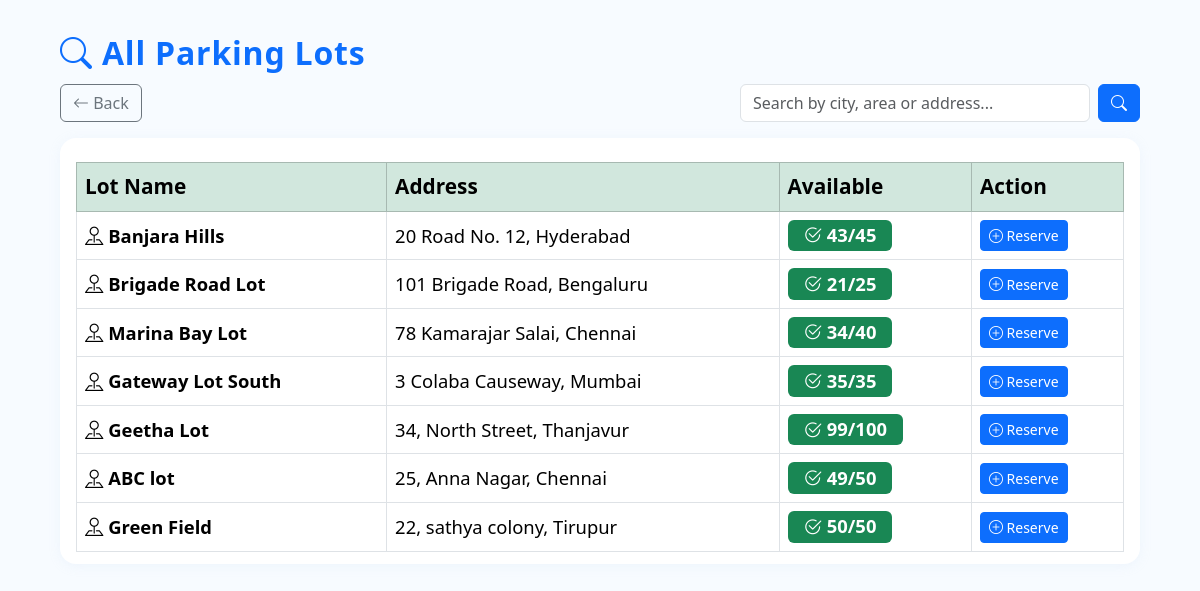
Screenshot of /user/search (signed in) with the database file from the repository.
### models/file1.py (models this page shows, shortened)
class ParkingLot(db.Model):
    __tablename__ = 'parking_lots'
    id = db.Column(db.Integer, primary_key=True)
    prime_location_name = db.Column(db.String(100), nullable=False)
    price = db.Column(db.Float, nullable=False)
    address = db.Column(db.String(200), nullable=False)
    pin_code = db.Column(db.String(10), nullable=False)
    maximum_number_of_spots = db.Column(db.Integer, nullable=False)
    spots = db.relationship('ParkingSpot', back_populates='lot', cascade="all, delete-orphan")

### controllers/user.py (the view)
@user_bp.route('/search', methods=['GET', 'POST'])
@login_required
def search():
    search_term = ""
    if request.method == 'POST':
        search_term = request.form.get('location', '').strip()
        if search_term:
            lots = ParkingLot.query.filter(
                (ParkingLot.address.ilike(f"%{search_term}%")) |
                (ParkingLot.prime_location_name.ilike(f"%{search_term}%"))
            ).all()
        else:
            lots = ParkingLot.query.all()
    else:
        lots = ParkingLot.query.all()   # On initial page load, show all lots
    return render_template('user_search.html', lots=lots, search_term=search_term)

### app.py (called while the page is built)
@login_manager.user_loader
def load_user(user_id):
    return User.query.get(int(user_id))

### templates/user_search.html (shortened to what this page needs)
<!doctype html>
<html lang="en">
<head>
  <link href="https://cdn.jsdelivr.net/npm/bootstrap@5.3.3/dist/css/bootstrap.min.css" rel="stylesheet" />
  <link href="https://cdn.jsdelivr.net/npm/bootstrap-icons@1.11.3/font/bootstrap-icons.min.css" rel="stylesheet" />
</head>
<body>
  <div class="main-wrap">
    <h2 class="text-primary">
      <i class="bi bi-search"></i>
      {% if search_term %}
        Search Results <span class="fs-6 text-dark">for "{{ search_term }}"</span>
      {% else %}
        All Parking Lots
      {% endif %}
    </h2>
    <div class="d-flex align-items-center justify-content-between mb-3 gap-2">
      <a href="{{ url_for('user.dashboard') }}" class="btn btn-outline-secondary">
        <i class="bi bi-arrow-left"></i> Back
      </a>
      <form method="post" action="{{ url_for('user.search') }}" class="d-flex gap-2 justify-content-end flex-grow-1">
        <input class="form-control search-bar" type="text" name="location"
               placeholder="Search by city, area or address..."
               value="{{ search_term or '' }}" required>
        <button class="btn btn-primary" type="submit"><i class="bi bi-search"></i></button>
      </form>
    </div>
    <div class="search-section">
      <div class="table-responsive">
        <table class="table table-hover table-bordered align-middle mb-0">
          <thead class="table-success">
            <tr style="font-size:1.13em;">
              <th>Lot Name</th>
              <th>Address</th>
              <th>Available</th>
              <th>Action</th>
            </tr>
          </thead>
          <tbody>
          {% if lots %}
            {% for lot in lots %}
              {% set available = lot.spots | selectattr('status', 'equalto', 'A') | list | length %}
              <tr>
                <td class="lotname"><i class="bi bi-pin-map"></i> {{ lot.prime_location_name }}</td>
                <td>{{ lot.address }}</td>
                <td>
                  {% if available > 0 %}
                    <span class="badge bg-success px-3">
                      <i class="bi bi-check2-circle"></i> {{ available }}/{{ lot.maximum_number_of_spots }}
                    </span>
                  {% else %}
                    <span class="badge bg-danger"><i class="bi bi-x-circle"></i> Full</span>
                  {% endif %}
                </td>
                <td>
                  {% if not active_res and available > 0 %}
                    <button class="btn btn-primary btn-sm" data-bs-toggle="modal" data-bs-target="#bookingModal{{ lot.id }}">
                      <i class="bi bi-plus-circle"></i> Reserve
                    </button>
                  {% else %}
                    <button class="btn btn-secondary btn-sm" disabled>
                      <i class="bi bi-dash-circle"></i> Reserve
                    </button>
                  {% endif %}
                </td>
              </tr>
            {% endfor %}
          {% endif %}
          </tbody>
        </table>
      </div>
    </div>
  </div>
</body>
</html>

### templates/user_search.html (style rules this page uses)
body { background: #f7fbff; }
.main-wrap { max-width: 90vw; margin: 0 auto; padding-bottom: 18px; }
h2 { font-size: 2rem; font-weight: 700; letter-spacing: 0.8px; margin: 34px 0 12px 0; }
.search-bar { max-width: 350px; min-width: 190px; }
.search-section { background: #fff; border-radius: 16px; box-shadow: 0 2px 12px #b9d0e825; padding: 24px 16px 12px 16px; margin-bottom: 20px; }
.table th,.table td { vertical-align: middle !important; font-size: 1.15em; }
.lotname { font-weight: 600; color: #1661a0; font-size:1.15em; }
.badge { font-size: 1em; }

### rows the page displays
ParkingLot: prime_location_name "Banjara Hills", address "20 Road No. 12, Hyderabad", available "43", maximum_number_of_spots "45"
ParkingLot: prime_location_name "Brigade Road Lot", address "101 Brigade Road, Bengaluru", available "21", maximum_number_of_spots "25"
ParkingLot: prime_location_name "Marina Bay Lot", address "78 Kamarajar Salai, Chennai", available "34", maximum_number_of_spots "40"
ParkingLot: prime_location_name "Gateway Lot South", address "3 Colaba Causeway, Mumbai", maximum_number_of_spots "35"
ParkingLot: prime_location_name "Geetha Lot", address "34, North Street, Thanjavur", available "99", maximum_number_of_spots "100"
ParkingLot: prime_location_name "ABC lot", address "25, Anna Nagar, Chennai", available "49", maximum_number_of_spots "50"
ParkingLot: prime_location_name "Green Field", address "22, sathya colony, Tirupur", maximum_number_of_spots "50"
